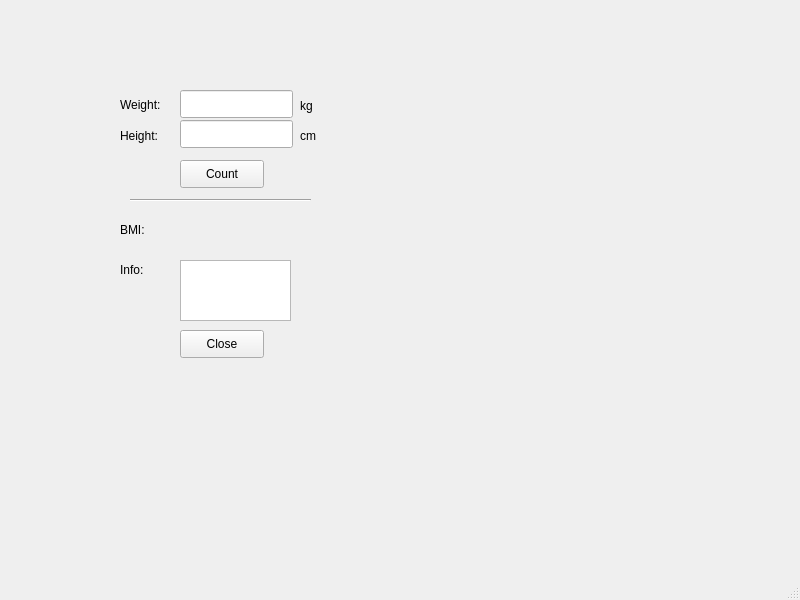
<?xml version="1.0" encoding="UTF-8"?>
<ui version="4.0">
 <class>MainWindow</class>
 <widget class="QMainWindow" name="MainWindow">
  <property name="geometry">
   <rect>
    <x>0</x>
    <y>0</y>
    <width>800</width>
    <height>600</height>
   </rect>
  </property>
  <property name="windowTitle">
   <string>MainWindow</string>
  </property>
  <widget class="QWidget" name="centralwidget">
   <widget class="QLabel" name="label">
    <property name="geometry">
     <rect>
      <x>120</x>
      <y>89</y>
      <width>63</width>
      <height>31</height>
     </rect>
    </property>
    <property name="text">
     <string>Weight:</string>
    </property>
   </widget>
   <widget class="QLabel" name="label_2">
    <property name="geometry">
     <rect>
      <x>120</x>
      <y>220</y>
      <width>63</width>
      <height>20</height>
     </rect>
    </property>
    <property name="text">
     <string>BMI:</string>
    </property>
   </widget>
   <widget class="QLabel" name="label_3">
    <property name="geometry">
     <rect>
      <x>120</x>
      <y>120</y>
      <width>63</width>
      <height>31</height>
     </rect>
    </property>
    <property name="text">
     <string>Height:</string>
    </property>
   </widget>
   <widget class="QLabel" name="label_4">
    <property name="geometry">
     <rect>
      <x>120</x>
      <y>260</y>
      <width>63</width>
      <height>20</height>
     </rect>
    </property>
    <property name="text">
     <string>Info:</string>
    </property>
   </widget>
   <widget class="QLabel" name="resultLabel">
    <property name="geometry">
     <rect>
      <x>180</x>
      <y>220</y>
      <width>111</width>
      <height>20</height>
     </rect>
    </property>
    <property name="text">
     <string/>
    </property>
   </widget>
   <widget class="QLineEdit" name="weightLineEdit">
    <property name="geometry">
     <rect>
      <x>180</x>
      <y>90</y>
      <width>113</width>
      <height>28</height>
     </rect>
    </property>
   </widget>
   <widget class="QLineEdit" name="heightLineEdit">
    <property name="geometry">
     <rect>
      <x>180</x>
      <y>120</y>
      <width>113</width>
      <height>28</height>
     </rect>
    </property>
   </widget>
   <widget class="Line" name="line">
    <property name="geometry">
     <rect>
      <x>130</x>
      <y>190</y>
      <width>181</width>
      <height>20</height>
     </rect>
    </property>
    <property name="orientation">
     <enum>Qt::Horizontal</enum>
    </property>
   </widget>
   <widget class="QLabel" name="label_6">
    <property name="geometry">
     <rect>
      <x>300</x>
      <y>90</y>
      <width>63</width>
      <height>31</height>
     </rect>
    </property>
    <property name="text">
     <string>kg</string>
    </property>
   </widget>
   <widget class="QLabel" name="label_7">
    <property name="geometry">
     <rect>
      <x>300</x>
      <y>120</y>
      <width>63</width>
      <height>31</height>
     </rect>
    </property>
    <property name="text">
     <string>cm</string>
    </property>
   </widget>
   <widget class="QTextBrowser" name="infoTextBrowser">
    <property name="geometry">
     <rect>
      <x>180</x>
      <y>260</y>
      <width>111</width>
      <height>61</height>
     </rect>
    </property>
   </widget>
   <widget class="QPushButton" name="closeButton">
    <property name="geometry">
     <rect>
      <x>180</x>
      <y>330</y>
      <width>84</width>
      <height>28</height>
     </rect>
    </property>
    <property name="text">
     <string>Close</string>
    </property>
   </widget>
   <widget class="QPushButton" name="countButton">
    <property name="geometry">
     <rect>
      <x>180</x>
      <y>160</y>
      <width>84</width>
      <height>28</height>
     </rect>
    </property>
    <property name="text">
     <string>Count</string>
    </property>
   </widget>
  </widget>
  <widget class="QMenuBar" name="menubar">
   <property name="geometry">
    <rect>
     <x>0</x>
     <y>0</y>
     <width>800</width>
     <height>25</height>
    </rect>
   </property>
  </widget>
  <widget class="QStatusBar" name="statusbar"/>
 </widget>
 <resources/>
 <connections>
  <connection>
   <sender>closeButton</sender>
   <signal>clicked()</signal>
   <receiver>MainWindow</receiver>
   <slot>close()</slot>
   <hints>
    <hint type="sourcelabel">
     <x>221</x>
     <y>368</y>
    </hint>
    <hint type="destinationlabel">
     <x>399</x>
     <y>299</y>
    </hint>
   </hints>
  </connection>
 </connections>
</ui>
